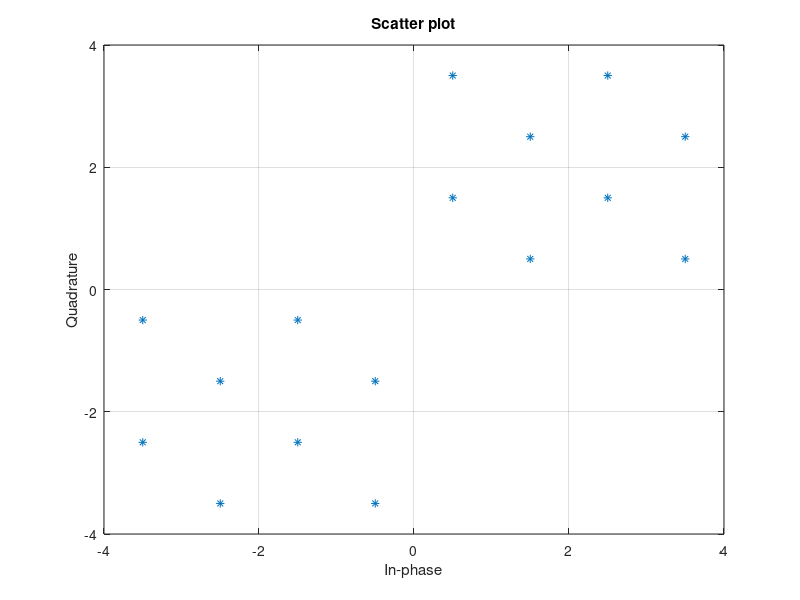

MATLAB code to generate this figure:
clear
inphase = [-7/2 -7/2 -5/2 -5/2 -3/2 -3/2 -1/2 -1/2 1/2 1/2 3/2 3/2 5/2 5/2 7/2 7/2];
quadr = [-1/2 -5/2 -3/2 -7/2 -1/2 -5/2 -3/2 -7/2 7/2 3/2 5/2 1/2 7/2 3/2 5/2 1/2];
inphase = inphase(:);
quadr = quadr(:);
const = inphase + quadr*j;
scatterplot(const,1,0,'*');
grid on;